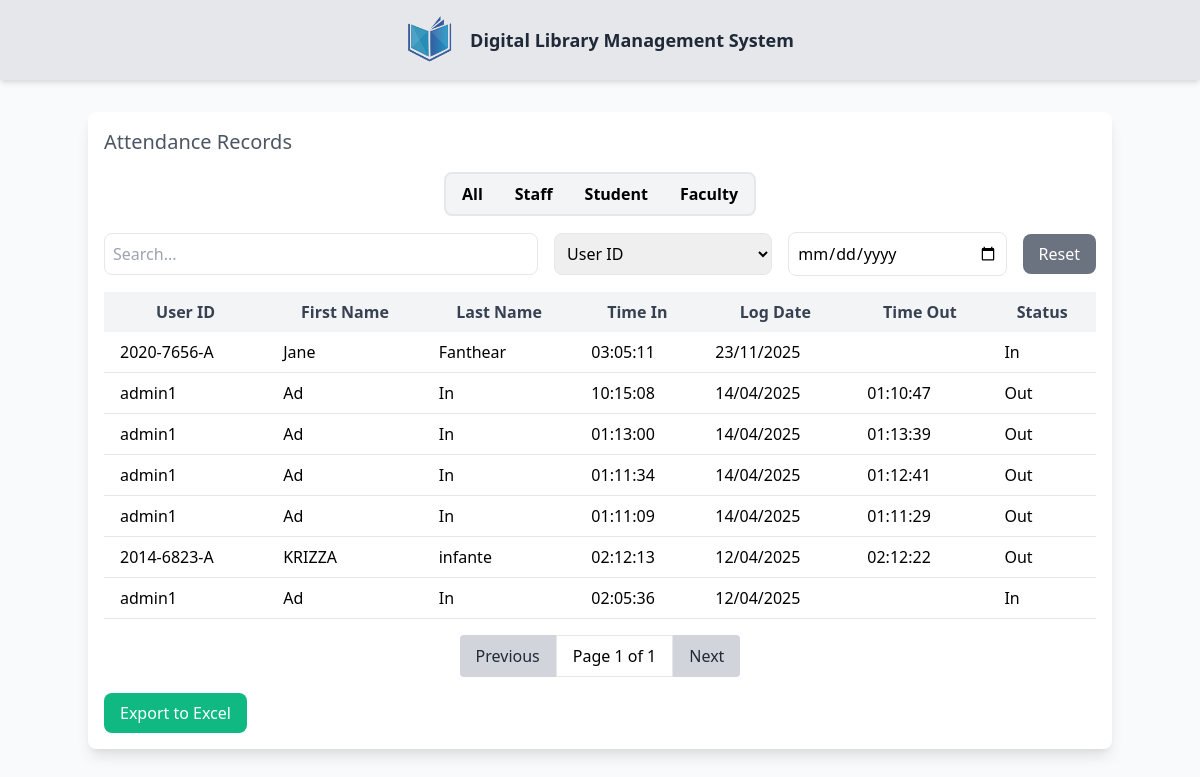
Page /dashboard/page/QRscan/index_lib.php on the committed database.
### tables this page shows
CREATE TABLE `attendance` (
  `ID` int(11) NOT NULL,
  `IDno` varchar(50) NOT NULL,
  `TIMEIN` time DEFAULT NULL,
  `TIMEOUT` time DEFAULT NULL,
  `LOGDATE` date NOT NULL,
  `STATUS` tinyint(1) DEFAULT 0
);

CREATE TABLE `users_info` (
  `IDno` varchar(11) NOT NULL,
  `Fname` varchar(50) DEFAULT NULL,
  `Sname` varchar(50) DEFAULT NULL,
  `Mname` varchar(50) DEFAULT NULL,
  `Ename` varchar(50) DEFAULT NULL,
  `gender` varchar(10) DEFAULT NULL,
  `photo` varchar(255) DEFAULT NULL,
  `email` varchar(100) DEFAULT NULL,
  `contact` varchar(20) DEFAULT NULL,
  `municipality` varchar(100) DEFAULT NULL,
  `barangay` varchar(100) DEFAULT NULL,
  `province` varchar(100) DEFAULT NULL,
  `DOB` date DEFAULT NULL,
  `college` varchar(100) DEFAULT NULL,
  `department` varchar(255) DEFAULT NULL,
  `course` varchar(100) DEFAULT NULL,
  `yrLVL` varchar(50) DEFAULT NULL,
  `A_LVL` varchar(11) DEFAULT NULL,
  `personnel_type` enum('Teaching Personnel','Non-Teaching Personnel') DEFAULT NULL,
  `status_details` enum('active','inactive','restricted') DEFAULT NULL,
  `username` varchar(50) DEFAULT NULL,
  `password` varchar(255) DEFAULT NULL,
  `U_Type` enum('admin','student','staff','librarian','faculty') DEFAULT NULL,
  `status_log` enum('pending','approved','rejected') DEFAULT NULL
);

### dashboard/page/QRscan/index_lib.php (the view, shortened to what this page needs)
<?php
include '../../config.php';
$attendanceQuery = "   SELECT a.ID, a.IDno, u.Fname, u.Sname, a.TIMEIN, a.TIMEOUT, a.LOGDATE, a.STATUS , u.U_type
    FROM attendance a
    JOIN users_info u ON a.IDno = u.IDno
    ORDER BY a.LOGDATE DESC, a.TIMEIN DESC";
$query = $conn->query($attendanceQuery);
?>
<!DOCTYPE html>
<html lang="en">
<head>
    <link href="https://cdn.jsdelivr.net/npm/tailwindcss@2.0.0-alpha.1/dist/tailwind.min.css" rel="stylesheet">
</head>
<body class="bg-gray-50">
    <div class="flex items-center justify-center bg-gray-200 p-4 shadow-md">
        <a href="../index.php">
            <img src="../../../Registration/pic/logo wu.png" alt="Logo" class="h-12 w-12 mr-4">
        </a>
        <strong class="text-lg font-semibold text-gray-800">Digital Library Management System</strong>
    </div>
    <div class="container mx-auto">
        <div class="flex justify-center items-center flex-wrap min-h-[80vh] pt-8">
            <div class="w-full md:w-full p-4 bg-white rounded-lg shadow-lg">
                <h2 class="text-xl font-medium text-gray-600 mb-4">Attendance Records</h2>
                <div class="flex justify-center items-center w-full md:w-auto mb-4">
                    <div class="radio-input flex rounded-lg border-2 border-gray-200 bg-gray-100 overflow-hidden ">
                        <label class="flex-1 text-center px-4 py-2 font-semibold text-black cursor-pointer transition-all hover:bg-blue-300">
                            <span>All</span>
                        </label>
                        <label class="flex-1 text-center px-4 py-2 font-semibold text-black cursor-pointer transition-all hover:bg-blue-300">
                            <span>Staff</span>
                        </label>
                        <label class="flex-1 text-center px-4 py-2 font-semibold text-black cursor-pointer transition-all hover:bg-blue-300">
                            <span>Student</span>
                        </label>
                        <label class="flex-1 text-center px-4 py-2 font-semibold text-black cursor-pointer transition-all hover:bg-blue-300">
                            <span>Faculty</span>
                        </label>
                    </div>
                </div>
                <div class="flex flex-col md:flex-row justify-between items-center gap-4 mb-4">
                    <input type="text" id="searchInput" placeholder="Search..." class="w-full md:w-1/2 p-2 border rounded-lg" onkeyup="renderTable()">
                    <select id="searchCategory" class="w-full md:w-1/4 p-2 border rounded-lg">
                        <option value="IDno">User ID</option>
                    </select>
                    <input type="date" id="dateInput" class="w-full md:w-1/4 p-2 border rounded-lg" onchange="renderTable()">
                    <button id="resetButton" class="bg-gray-500 text-white py-2 px-4 rounded-lg" onclick="resetFilters()">Reset</button>
                </div>
                <table id="attendanceTable" class="min-w-full table-auto border-collapse">
                    <thead>
                        <tr class="bg-gray-100">
                            <th class="px-4 py-2 text-gray-700">User ID</th>
                            <th class="px-4 py-2 text-gray-700">First Name</th>
                            <th class="px-4 py-2 text-gray-700">Last Name</th>
                            <th class="px-4 py-2 text-gray-700">Time In</th>
                            <th class="px-4 py-2 text-gray-700">Log Date</th>
                            <th class="px-4 py-2 text-gray-700">Time Out</th>
                            <th class="px-4 py-2 text-gray-700">Status</th>
                        </tr>
                    </thead>
                    <tbody id="tableBody">
                        <?php while ($row = $query->fetch_assoc()) { ?>
                            <tr class="border-b user-row" data-user-type="<?php echo htmlspecialchars($row['U_type']); ?>">
                                <td class="px-4 py-2"><?php echo $row['IDno']; ?></td>
                                <td class="px-4 py-2"><?php echo $row['Fname']; ?></td>
                                <td class="px-4 py-2"><?php echo $row['Sname']; ?></td>
                                <td class="px-4 py-2"><?php echo $row['TIMEIN']; ?></td>
                                <td class="px-4 py-2"><?php echo date('d/m/Y', strtotime($row['LOGDATE'])); ?></td>
                                <td class="px-4 py-2"><?php echo $row['TIMEOUT']; ?></td>
                                <td class="px-4 py-2"><?php echo $row['STATUS'] == 1 ? 'Out' : 'In'; ?></td>
                            </tr>
                        <?php } ?>
                    </tbody>
                </table>
                <div id="pagination" class="flex justify-center mt-4">
                    <button id="prevBtn" onclick="prevPage()" class="px-4 py-2 bg-gray-300 text-gray-800 rounded-l" disabled>Previous</button>
                    <span id="pageInfo" class="px-4 py-2 bg-white border">Page 1</span>
                    <button id="nextBtn" onclick="nextPage()" class="px-4 py-2 bg-gray-300 text-gray-800 rounded-r">Next</button>
                </div>
                <button class="bg-green-500 text-white py-2 px-4 rounded-lg mt-4" onclick="Export()">Export to Excel</button>
            </div>
        </div>
    </div>
</body>
</html>

### rows in the picture
attendance: IDno "2020-7656-A", IDno.Fname "Jane", IDno.Sname "Fanthear", TIMEIN "03:05:11", LOGDATE "23/11/2025", STATUS "In"
attendance: IDno "admin1", IDno.Fname "Ad", IDno.Sname "In", TIMEIN "10:15:08", LOGDATE "14/04/2025", TIMEOUT "01:10:47", STATUS "Out"
attendance: IDno "admin1", IDno.Fname "Ad", IDno.Sname "In", TIMEIN "01:13:00", LOGDATE "14/04/2025", TIMEOUT "01:13:39", STATUS "Out"
attendance: IDno "admin1", IDno.Fname "Ad", IDno.Sname "In", TIMEIN "01:11:34", LOGDATE "14/04/2025", TIMEOUT "01:12:41", STATUS "Out"
attendance: IDno "admin1", IDno.Fname "Ad", IDno.Sname "In", TIMEIN "01:11:09", LOGDATE "14/04/2025", TIMEOUT "01:11:29", STATUS "Out"
attendance: IDno "2014-6823-A", IDno.Fname "KRIZZA", IDno.Sname "infante", TIMEIN "02:12:13", LOGDATE "12/04/2025", TIMEOUT "02:12:22", STATUS "Out"
attendance: IDno "admin1", IDno.Fname "Ad", IDno.Sname "In", TIMEIN "02:05:36", LOGDATE "12/04/2025", STATUS "In"
